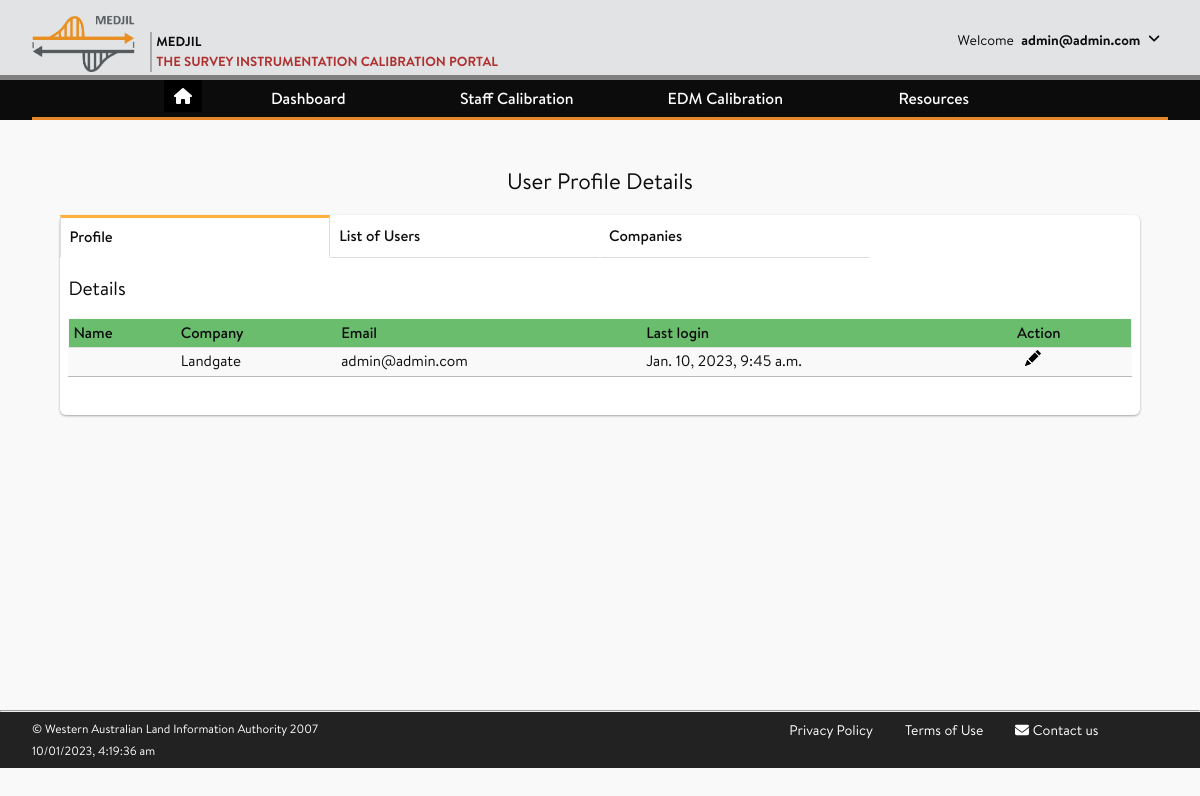
/accounts/user_account/ (signed in), run on the app's committed database.
### accounts/models.py (models this page shows, shortened)
class CustomUser(AbstractUser):
    company = models.ForeignKey(
                                Company,
                                on_delete = models.SET_NULL,
                                blank = True,
                                null = True,
    )
    username = None
    email = LowerCaseEmailField(_('email address'),
                                max_length = 150,
                                unique=True,
                                error_messages = {
                                    'unique': _("The user with that email address already exists.")
                                })
    USERNAME_FIELD = 'email'
    REQUIRED_FIELDS = []
    objects = CustomUserManager()

class Company(models.Model):
    company_name = models.CharField(max_length=200, unique=True)
    company_abbrev = models.CharField(max_length=20)
    def __str__(self):
        return self.company_name

### accounts/views.py (the view)
# urls.py: path('user_account/', views.user_account, name ='user_account'),
@login_required(login_url="/accounts/login")
def user_account(request):
    this_user = get_object_or_404(CustomUser, email=request.user.email)
    if request.user.is_staff:
        user_list = CustomUser.objects.all().exclude(is_staff=True).order_by('id')
    else:
        user_list = CustomUser.objects.filter(company=request.user.company).order_by('date_joined')
    user_page = Paginator(user_list, 25) # Show 25 list per page.
    user_page_number = request.GET.get('page')
    user_page_obj = user_page.get_page(user_page_number)
    company_list = Company.objects.exclude(company_abbrev__exact='OTH').order_by('company_name')
    company_page = Paginator(company_list, 25) # Show 25 list per page.
    company_page_number = request.GET.get('page')
    company_page_obj = company_page.get_page(company_page_number)
    context = {
        'this_user': this_user,
        'user_page_obj': user_page_obj,
        'company_page_obj': company_page_obj,
    }
    return render(request, 'accounts/user_accounts.html', context)

### accounts/templates/accounts/user_accounts.html (shortened to what this page needs)
{% extends 'base_generic.html' %}
{% load static %}
{% block content %}
	<article class="post">
		<div class="post-header mt-12 mb-5 text-center">
        <h1>User Profile Details</h1>
		</div>
		<div class="post-content">
			<div class="tab-wrap">
				<label for="tab1">Profile</label>
				<label for="tab2">List of Users</label>
				{% if request.user.is_staff %}
					<label for="tab3">Companies</label>
				{% endif %}
				<section id="content1">
					<h3>Details</h3>
					<div class="form-container">
						<table style="width:100%">
							<tr>
						  	<th>Name</th>
						  	<th>Company</th>
						  	<th>Email</th>
						  	<th>Last login</th>
						  	<th>Action</th>
					  	</tr>
							<tr>
								<td>{{ this_user.first_name }} {{ this_user.last_name }}</td>
								<td>{{ this_user.company }}</td>
								<td>{{ this_user.email }}</td>
								<td>{{ this_user.last_login }}</td>
								<td>
									<div class="form-container reset-password-container">
									<a href="{% url 'accounts:user_profile' %}">
									</a>
									</div>
								</td>
							</tr>
						</table>
						<br>
					</div>
				</section>
			</div>
		</div>
	</article>
{% endblock %}

### templates/base_generic.html (shortened to what this page needs)
{% load static %}
<!DOCTYPE html>
<html lang="en">
<head>
    <link rel="stylesheet" href="https://cdnjs.cloudflare.com/ajax/libs/font-awesome/6.2.0/css/all.min.css" />
    <link rel="stylesheet" href="{% static 'main.css' %}">
    <link rel="stylesheet" href="{% static 'fonts/stylesheet.css' %}">
    <link rel="stylesheet" href="{% static 'style_ib.css' %}">
</head>
<body>
    <div class="page-wrap">
    <header class="page-header">
        <div class="wrapper">
            <div class="header-wrapper">
                <a class="header-logo" href="{% url 'home' %}">
                    <img src="{% static 'logo.png' %}" alt="Medjil">
                    <p>
                        <span>Medjil</span>
                        <span>The Survey Instrumentation Calibration Portal</span>
                    </p>
                </a>
                <div class="header-userinfo">
                        <div>
                            <span>Welcome</span>
                                {% if user.is_authenticated %}
                                    {% if not user.first_name %}
                                        <span><strong> {{ user.email }}</strong></span>
                                    {% else %}
                                        <span><strong>{{ user.first_name }}</strong></span>
                                    {% endif %}
                                {% endif %}
                                <span>
                                    <a href="#" id="header-toggle"><i class="fas fa-angle-down rotate" aria-hidden="true"></i></a>
                                </span>
                        </div>
                </div>
            </div>
        </div>
    </header>
    <nav class="page-nav">
        <div class="wrapper">
            <ul class="nav-links">
            		<li>
            				<ul>
            						<button class="btn_home"><a href="{% url 'home' %}"><i class="fa fa-home"></i></a></button>
            				</ul>
            		</li>
                <li class="nav-item has-subnav"><a tabindex="0">Dashboard</a>
                </li>
                <li class="nav-item has-subnav"><a tabindex="0">Staff Calibration</a>
                </li>
                <li class="nav-item has-subnav"><a tabindex="0">EDM Calibration </a>
                </li>
                <li class="nav-item has-subnav"><a tabindex="0">Resources</a>
                </li>
            </ul>
        </div>
    </nav>
    <main class="page-content">
        <div class="wrapper">
            {% block content %}
            {% endblock content %}
        </div>
    </main>
    <hr>
    <footer class="page-footer">
        <div class="wrapper">
            <div class="footer-row3">
                <div class="policy-col-1">
                    <a href="{% url 'terms' %}">Privacy Policy</a>
                    <a href="{% url 'terms' %}">Terms of Use</a>
                    <a href="mailto:geodesy@landgate.wa.gov.au"><i class="fas fa-envelope"></i> <span>Contact us</span></a>
                </div>
                <div class="policy-col-2">
                      <p>&#169; Western Australian Land Information Authority 2007</p>
                      <span id="current_time"></span>
                </div>
            </div>
        </div>
    </footer>
</body>
</html>

### assets/style_ib.css (style rules this page uses)
.btn_home { background-color: Black; border: none; color: White; cursor: pointer; }

### data on the page
CustomUser: email "admin@admin.com", company "Landgate", last_login "Jan. 10, 2023, 9:45 a.m."
